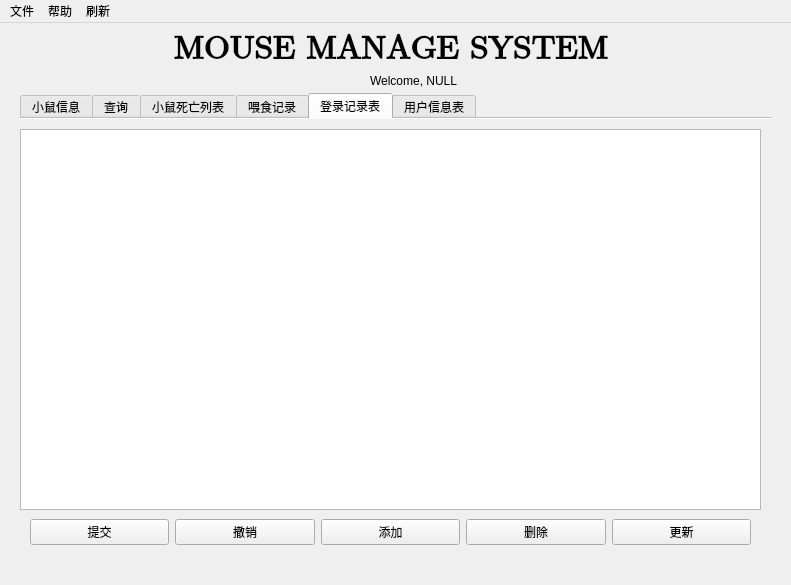
<?xml version="1.0" encoding="UTF-8"?>
<ui version="4.0">
 <class>Main</class>
 <widget class="QMainWindow" name="Main">
  <property name="geometry">
   <rect>
    <x>0</x>
    <y>0</y>
    <width>791</width>
    <height>585</height>
   </rect>
  </property>
  <property name="windowTitle">
   <string>老鼠管理</string>
  </property>
  <property name="windowIcon">
   <iconset resource="logo.qrc">
    <normaloff>:/image/mouse.jpeg</normaloff>:/image/mouse.jpeg</iconset>
  </property>
  <widget class="QWidget" name="centralwidget">
   <widget class="QTabWidget" name="tw_main">
    <property name="geometry">
     <rect>
      <x>20</x>
      <y>70</y>
      <width>751</width>
      <height>461</height>
     </rect>
    </property>
    <property name="currentIndex">
     <number>4</number>
    </property>
    <property name="elideMode">
     <enum>Qt::ElideNone</enum>
    </property>
    <property name="usesScrollButtons">
     <bool>true</bool>
    </property>
    <property name="documentMode">
     <bool>true</bool>
    </property>
    <property name="tabsClosable">
     <bool>false</bool>
    </property>
    <property name="movable">
     <bool>false</bool>
    </property>
    <property name="tabBarAutoHide">
     <bool>false</bool>
    </property>
    <widget class="QWidget" name="tab_mouse">
     <attribute name="title">
      <string>小鼠信息</string>
     </attribute>
     <widget class="QTableView" name="table_mouse">
      <property name="geometry">
       <rect>
        <x>10</x>
        <y>10</y>
        <width>731</width>
        <height>381</height>
       </rect>
      </property>
      <property name="sizePolicy">
       <sizepolicy hsizetype="Maximum" vsizetype="Expanding">
        <horstretch>0</horstretch>
        <verstretch>0</verstretch>
       </sizepolicy>
      </property>
      <property name="editTriggers">
       <set>QAbstractItemView::NoEditTriggers</set>
      </property>
      <property name="selectionMode">
       <enum>QAbstractItemView::SingleSelection</enum>
      </property>
      <property name="selectionBehavior">
       <enum>QAbstractItemView::SelectRows</enum>
      </property>
      <attribute name="verticalHeaderVisible">
       <bool>false</bool>
      </attribute>
     </widget>
     <widget class="QPushButton" name="btn_rf_mouse">
      <property name="geometry">
       <rect>
        <x>630</x>
        <y>400</y>
        <width>111</width>
        <height>23</height>
       </rect>
      </property>
      <property name="text">
       <string>更新</string>
      </property>
     </widget>
     <widget class="QPushButton" name="btn_edit">
      <property name="geometry">
       <rect>
        <x>480</x>
        <y>400</y>
        <width>131</width>
        <height>23</height>
       </rect>
      </property>
      <property name="text">
       <string>信息设置</string>
      </property>
     </widget>
     <widget class="QLabel" name="label_message">
      <property name="geometry">
       <rect>
        <x>10</x>
        <y>410</y>
        <width>281</width>
        <height>16</height>
       </rect>
      </property>
      <property name="font">
       <font>
        <pointsize>8</pointsize>
        <weight>75</weight>
        <bold>true</bold>
       </font>
      </property>
      <property name="text">
       <string>&lt;html&gt;&lt;head/&gt;&lt;body&gt;&lt;p&gt;双击打开详细信息&lt;/p&gt;&lt;/body&gt;&lt;/html&gt;</string>
      </property>
     </widget>
    </widget>
    <widget class="QWidget" name="tab_search">
     <attribute name="title">
      <string>查询</string>
     </attribute>
     <widget class="QLabel" name="label_2">
      <property name="geometry">
       <rect>
        <x>10</x>
        <y>0</y>
        <width>81</width>
        <height>16</height>
       </rect>
      </property>
      <property name="text">
       <string>Search By:</string>
      </property>
     </widget>
     <widget class="QGroupBox" name="groupBox">
      <property name="geometry">
       <rect>
        <x>10</x>
        <y>20</y>
        <width>651</width>
        <height>51</height>
       </rect>
      </property>
      <property name="title">
       <string>Name</string>
      </property>
      <widget class="QCheckBox" name="check_name">
       <property name="geometry">
        <rect>
         <x>60</x>
         <y>20</y>
         <width>101</width>
         <height>17</height>
        </rect>
       </property>
       <property name="text">
        <string>By Name</string>
       </property>
      </widget>
      <widget class="QLineEdit" name="edit_name">
       <property name="enabled">
        <bool>false</bool>
       </property>
       <property name="geometry">
        <rect>
         <x>200</x>
         <y>20</y>
         <width>113</width>
         <height>20</height>
        </rect>
       </property>
       <property name="readOnly">
        <bool>false</bool>
       </property>
      </widget>
      <widget class="QComboBox" name="box_name">
       <property name="enabled">
        <bool>false</bool>
       </property>
       <property name="geometry">
        <rect>
         <x>320</x>
         <y>20</y>
         <width>121</width>
         <height>22</height>
        </rect>
       </property>
       <property name="currentText">
        <string>EXACTLY</string>
       </property>
       <item>
        <property name="text">
         <string>EXACTLY</string>
        </property>
       </item>
       <item>
        <property name="text">
         <string>STARTS WITH</string>
        </property>
       </item>
       <item>
        <property name="text">
         <string>ENDS WITH</string>
        </property>
       </item>
      </widget>
     </widget>
     <widget class="QGroupBox" name="groupBox_2">
      <property name="geometry">
       <rect>
        <x>10</x>
        <y>70</y>
        <width>651</width>
        <height>81</height>
       </rect>
      </property>
      <property name="title">
       <string>Date</string>
      </property>
      <widget class="QDateTimeEdit" name="birth_min">
       <property name="enabled">
        <bool>false</bool>
       </property>
       <property name="geometry">
        <rect>
         <x>200</x>
         <y>20</y>
         <width>181</width>
         <height>22</height>
        </rect>
       </property>
      </widget>
      <widget class="QCheckBox" name="check_birth">
       <property name="geometry">
        <rect>
         <x>60</x>
         <y>20</y>
         <width>81</width>
         <height>17</height>
        </rect>
       </property>
       <property name="text">
        <string>Birth</string>
       </property>
      </widget>
      <widget class="QCheckBox" name="check_lastmeal">
       <property name="geometry">
        <rect>
         <x>60</x>
         <y>50</y>
         <width>91</width>
         <height>17</height>
        </rect>
       </property>
       <property name="text">
        <string>Lastmeal</string>
       </property>
      </widget>
      <widget class="QLabel" name="label_4">
       <property name="geometry">
        <rect>
         <x>390</x>
         <y>20</y>
         <width>61</width>
         <height>20</height>
        </rect>
       </property>
       <property name="text">
        <string>between</string>
       </property>
      </widget>
      <widget class="QLabel" name="label_5">
       <property name="geometry">
        <rect>
         <x>390</x>
         <y>50</y>
         <width>61</width>
         <height>20</height>
        </rect>
       </property>
       <property name="text">
        <string>between</string>
       </property>
      </widget>
      <widget class="QDateTimeEdit" name="birth_max">
       <property name="enabled">
        <bool>false</bool>
       </property>
       <property name="geometry">
        <rect>
         <x>453</x>
         <y>20</y>
         <width>191</width>
         <height>22</height>
        </rect>
       </property>
      </widget>
      <widget class="QDateTimeEdit" name="lastmeal_min">
       <property name="enabled">
        <bool>false</bool>
       </property>
       <property name="geometry">
        <rect>
         <x>200</x>
         <y>50</y>
         <width>181</width>
         <height>22</height>
        </rect>
       </property>
      </widget>
      <widget class="QDateTimeEdit" name="lastmeal_max">
       <property name="enabled">
        <bool>false</bool>
       </property>
       <property name="geometry">
        <rect>
         <x>453</x>
         <y>50</y>
         <width>191</width>
         <height>22</height>
        </rect>
       </property>
      </widget>
     </widget>
     <widget class="QGroupBox" name="groupBox_3">
      <property name="geometry">
       <rect>
        <x>10</x>
        <y>150</y>
        <width>651</width>
        <height>51</height>
       </rect>
      </property>
      <property name="title">
       <string>Health</string>
      </property>
      <widget class="QCheckBox" name="check_health">
       <property name="geometry">
        <rect>
         <x>60</x>
         <y>20</y>
         <width>101</width>
         <height>17</height>
        </rect>
       </property>
       <property name="text">
        <string>By Health</string>
       </property>
      </widget>
      <widget class="QComboBox" name="box_health">
       <property name="enabled">
        <bool>false</bool>
       </property>
       <property name="geometry">
        <rect>
         <x>320</x>
         <y>20</y>
         <width>121</width>
         <height>22</height>
        </rect>
       </property>
       <item>
        <property name="text">
         <string>健康</string>
        </property>
       </item>
       <item>
        <property name="text">
         <string>良好</string>
        </property>
       </item>
       <item>
        <property name="text">
         <string>生病</string>
        </property>
       </item>
       <item>
        <property name="text">
         <string>极差</string>
        </property>
       </item>
      </widget>
     </widget>
     <widget class="QPushButton" name="btn_search">
      <property name="geometry">
       <rect>
        <x>10</x>
        <y>270</y>
        <width>651</width>
        <height>41</height>
       </rect>
      </property>
      <property name="text">
       <string>Search</string>
      </property>
     </widget>
     <widget class="QPushButton" name="btn_reset">
      <property name="geometry">
       <rect>
        <x>190</x>
        <y>330</y>
        <width>291</width>
        <height>31</height>
       </rect>
      </property>
      <property name="text">
       <string>Reset</string>
      </property>
     </widget>
     <widget class="QGroupBox" name="groupBox_4">
      <property name="geometry">
       <rect>
        <x>10</x>
        <y>200</y>
        <width>651</width>
        <height>51</height>
       </rect>
      </property>
      <property name="title">
       <string>Master</string>
      </property>
      <widget class="QCheckBox" name="check_master">
       <property name="geometry">
        <rect>
         <x>60</x>
         <y>20</y>
         <width>101</width>
         <height>17</height>
        </rect>
       </property>
       <property name="text">
        <string>By Master</string>
       </property>
      </widget>
      <widget class="QComboBox" name="box_master">
       <property name="enabled">
        <bool>false</bool>
       </property>
       <property name="geometry">
        <rect>
         <x>320</x>
         <y>20</y>
         <width>121</width>
         <height>22</height>
        </rect>
       </property>
      </widget>
     </widget>
    </widget>
    <widget class="QWidget" name="tab_mousedeath">
     <attribute name="title">
      <string>小鼠死亡列表</string>
     </attribute>
     <widget class="QTableView" name="table_mouse_death">
      <property name="geometry">
       <rect>
        <x>0</x>
        <y>10</y>
        <width>741</width>
        <height>381</height>
       </rect>
      </property>
      <property name="editTriggers">
       <set>QAbstractItemView::AnyKeyPressed|QAbstractItemView::DoubleClicked|QAbstractItemView::EditKeyPressed</set>
      </property>
      <property name="selectionMode">
       <enum>QAbstractItemView::ExtendedSelection</enum>
      </property>
      <property name="selectionBehavior">
       <enum>QAbstractItemView::SelectItems</enum>
      </property>
      <property name="sortingEnabled">
       <bool>true</bool>
      </property>
      <attribute name="horizontalHeaderCascadingSectionResizes">
       <bool>false</bool>
      </attribute>
      <attribute name="horizontalHeaderStretchLastSection">
       <bool>false</bool>
      </attribute>
      <attribute name="verticalHeaderVisible">
       <bool>false</bool>
      </attribute>
     </widget>
     <widget class="QWidget" name="layoutWidget">
      <property name="geometry">
       <rect>
        <x>10</x>
        <y>400</y>
        <width>721</width>
        <height>27</height>
       </rect>
      </property>
      <layout class="QHBoxLayout" name="horizontalLayout">
       <item>
        <widget class="QPushButton" name="btn_cm_death">
         <property name="text">
          <string>提交</string>
         </property>
        </widget>
       </item>
       <item>
        <widget class="QPushButton" name="btn_rb_death">
         <property name="text">
          <string>撤销</string>
         </property>
        </widget>
       </item>
       <item>
        <widget class="QPushButton" name="btn_ad_death">
         <property name="text">
          <string>添加</string>
         </property>
        </widget>
       </item>
       <item>
        <widget class="QPushButton" name="btn_de_death">
         <property name="text">
          <string>删除</string>
         </property>
        </widget>
       </item>
       <item>
        <widget class="QPushButton" name="btn_rf_death">
         <property name="text">
          <string>更新</string>
         </property>
        </widget>
       </item>
      </layout>
     </widget>
    </widget>
    <widget class="QWidget" name="tab_feed">
     <attribute name="title">
      <string>喂食记录</string>
     </attribute>
     <widget class="QTableView" name="table_feed_time">
      <property name="geometry">
       <rect>
        <x>0</x>
        <y>10</y>
        <width>741</width>
        <height>381</height>
       </rect>
      </property>
      <property name="sortingEnabled">
       <bool>true</bool>
      </property>
      <attribute name="verticalHeaderVisible">
       <bool>false</bool>
      </attribute>
     </widget>
     <widget class="QWidget" name="layoutWidget0">
      <property name="geometry">
       <rect>
        <x>10</x>
        <y>400</y>
        <width>721</width>
        <height>26</height>
       </rect>
      </property>
      <layout class="QHBoxLayout" name="horizontalLayout_2">
       <item>
        <widget class="QPushButton" name="btn_cm_feed">
         <property name="text">
          <string>提交</string>
         </property>
        </widget>
       </item>
       <item>
        <widget class="QPushButton" name="btn_rb_feed">
         <property name="text">
          <string>撤销</string>
         </property>
        </widget>
       </item>
       <item>
        <widget class="QPushButton" name="btn_ad_feed">
         <property name="text">
          <string>添加</string>
         </property>
        </widget>
       </item>
       <item>
        <widget class="QPushButton" name="btn_de_feed">
         <property name="text">
          <string>删除</string>
         </property>
        </widget>
       </item>
       <item>
        <widget class="QPushButton" name="btn_rf_feed">
         <property name="text">
          <string>更新</string>
         </property>
        </widget>
       </item>
      </layout>
     </widget>
    </widget>
    <widget class="QWidget" name="tab_login">
     <attribute name="title">
      <string>登录记录表</string>
     </attribute>
     <widget class="QTableView" name="table_login">
      <property name="geometry">
       <rect>
        <x>0</x>
        <y>10</y>
        <width>741</width>
        <height>381</height>
       </rect>
      </property>
      <property name="sortingEnabled">
       <bool>true</bool>
      </property>
      <attribute name="verticalHeaderVisible">
       <bool>false</bool>
      </attribute>
     </widget>
     <widget class="QWidget" name="layoutWidget_2">
      <property name="geometry">
       <rect>
        <x>10</x>
        <y>400</y>
        <width>721</width>
        <height>26</height>
       </rect>
      </property>
      <layout class="QHBoxLayout" name="horizontalLayout_3">
       <item>
        <widget class="QPushButton" name="btn_cm_login">
         <property name="text">
          <string>提交</string>
         </property>
        </widget>
       </item>
       <item>
        <widget class="QPushButton" name="btn_rb_login">
         <property name="text">
          <string>撤销</string>
         </property>
        </widget>
       </item>
       <item>
        <widget class="QPushButton" name="btn_ad_login">
         <property name="text">
          <string>添加</string>
         </property>
        </widget>
       </item>
       <item>
        <widget class="QPushButton" name="btn_de_login">
         <property name="text">
          <string>删除</string>
         </property>
        </widget>
       </item>
       <item>
        <widget class="QPushButton" name="btn_rf_login">
         <property name="text">
          <string>更新</string>
         </property>
        </widget>
       </item>
      </layout>
     </widget>
    </widget>
    <widget class="QWidget" name="tab_user">
     <attribute name="title">
      <string>用户信息表</string>
     </attribute>
     <widget class="QTableView" name="table_user">
      <property name="geometry">
       <rect>
        <x>0</x>
        <y>10</y>
        <width>741</width>
        <height>381</height>
       </rect>
      </property>
      <property name="sortingEnabled">
       <bool>true</bool>
      </property>
      <attribute name="verticalHeaderVisible">
       <bool>false</bool>
      </attribute>
     </widget>
     <widget class="QWidget" name="layoutWidget_3">
      <property name="geometry">
       <rect>
        <x>10</x>
        <y>400</y>
        <width>721</width>
        <height>26</height>
       </rect>
      </property>
      <layout class="QHBoxLayout" name="horizontalLayout_4">
       <item>
        <widget class="QPushButton" name="btn_cm_user">
         <property name="text">
          <string>提交</string>
         </property>
        </widget>
       </item>
       <item>
        <widget class="QPushButton" name="btn_rb_user">
         <property name="text">
          <string>撤销</string>
         </property>
        </widget>
       </item>
       <item>
        <widget class="QPushButton" name="btn_ad_user">
         <property name="text">
          <string>添加</string>
         </property>
        </widget>
       </item>
       <item>
        <widget class="QPushButton" name="btn_de_user">
         <property name="text">
          <string>删除</string>
         </property>
        </widget>
       </item>
       <item>
        <widget class="QPushButton" name="btn_rf_user">
         <property name="text">
          <string>更新</string>
         </property>
        </widget>
       </item>
      </layout>
     </widget>
    </widget>
   </widget>
   <widget class="QLabel" name="label">
    <property name="geometry">
     <rect>
      <x>150</x>
      <y>10</y>
      <width>481</width>
      <height>31</height>
     </rect>
    </property>
    <property name="font">
     <font>
      <family>Cambria Math</family>
      <pointsize>25</pointsize>
      <weight>75</weight>
      <bold>true</bold>
      <underline>false</underline>
      <strikeout>false</strikeout>
      <kerning>true</kerning>
     </font>
    </property>
    <property name="text">
     <string>MOUSE MANAGE SYSTEM</string>
    </property>
    <property name="scaledContents">
     <bool>false</bool>
    </property>
    <property name="alignment">
     <set>Qt::AlignCenter</set>
    </property>
   </widget>
   <widget class="QLabel" name="label_welcome">
    <property name="geometry">
     <rect>
      <x>370</x>
      <y>50</y>
      <width>261</width>
      <height>16</height>
     </rect>
    </property>
    <property name="text">
     <string>Welcome, NULL</string>
    </property>
   </widget>
   <widget class="QLabel" name="label_3">
    <property name="geometry">
     <rect>
      <x>640</x>
      <y>0</y>
      <width>151</width>
      <height>81</height>
     </rect>
    </property>
    <property name="text">
     <string>&lt;html&gt;&lt;head/&gt;&lt;body&gt;&lt;p&gt;&lt;img src=&quot;:/image/logo1.png&quot;/&gt;&lt;/p&gt;&lt;/body&gt;&lt;/html&gt;</string>
    </property>
   </widget>
   <widget class="QLabel" name="label_6">
    <property name="geometry">
     <rect>
      <x>0</x>
      <y>0</y>
      <width>151</width>
      <height>71</height>
     </rect>
    </property>
    <property name="text">
     <string>&lt;html&gt;&lt;head/&gt;&lt;body&gt;&lt;p&gt;&lt;img src=&quot;:/image/mouse1.png&quot;/&gt;&lt;/p&gt;&lt;/body&gt;&lt;/html&gt;</string>
    </property>
   </widget>
  </widget>
  <widget class="QMenuBar" name="menubar">
   <property name="geometry">
    <rect>
     <x>0</x>
     <y>0</y>
     <width>791</width>
     <height>25</height>
    </rect>
   </property>
   <widget class="QMenu" name="menuFile">
    <property name="title">
     <string>文件</string>
    </property>
    <addaction name="act_logoff"/>
    <addaction name="act_exit"/>
   </widget>
   <widget class="QMenu" name="menuHelp">
    <property name="title">
     <string>帮助</string>
    </property>
    <addaction name="act_help"/>
    <addaction name="act_about"/>
    <addaction name="separator"/>
    <addaction name="act_Qt"/>
   </widget>
   <widget class="QMenu" name="menu">
    <property name="title">
     <string>刷新</string>
    </property>
    <addaction name="act_refresh"/>
   </widget>
   <addaction name="menuFile"/>
   <addaction name="menuHelp"/>
   <addaction name="menu"/>
  </widget>
  <widget class="QStatusBar" name="statusbar">
   <property name="sizeGripEnabled">
    <bool>false</bool>
   </property>
  </widget>
  <action name="act_about">
   <property name="text">
    <string>关于</string>
   </property>
  </action>
  <action name="act_exit">
   <property name="text">
    <string>退出</string>
   </property>
  </action>
  <action name="act_logoff">
   <property name="text">
    <string>注销</string>
   </property>
  </action>
  <action name="act_Qt">
   <property name="text">
    <string>Qt</string>
   </property>
  </action>
  <action name="act_help">
   <property name="text">
    <string>帮助</string>
   </property>
  </action>
  <action name="act_refresh">
   <property name="text">
    <string>刷新</string>
   </property>
  </action>
 </widget>
 <tabstops>
  <tabstop>btn_rf_mouse</tabstop>
  <tabstop>box_name</tabstop>
  <tabstop>btn_edit</tabstop>
  <tabstop>table_mouse_death</tabstop>
  <tabstop>table_feed_time</tabstop>
  <tabstop>table_user</tabstop>
  <tabstop>table_login</tabstop>
  <tabstop>table_mouse</tabstop>
  <tabstop>edit_name</tabstop>
  <tabstop>check_name</tabstop>
  <tabstop>tw_main</tabstop>
  <tabstop>birth_min</tabstop>
  <tabstop>check_birth</tabstop>
  <tabstop>check_lastmeal</tabstop>
  <tabstop>birth_max</tabstop>
  <tabstop>lastmeal_min</tabstop>
  <tabstop>lastmeal_max</tabstop>
  <tabstop>check_health</tabstop>
  <tabstop>box_health</tabstop>
  <tabstop>btn_search</tabstop>
  <tabstop>btn_reset</tabstop>
  <tabstop>check_master</tabstop>
  <tabstop>box_master</tabstop>
 </tabstops>
 <resources>
  <include location="logo.qrc"/>
 </resources>
 <connections/>
</ui>
